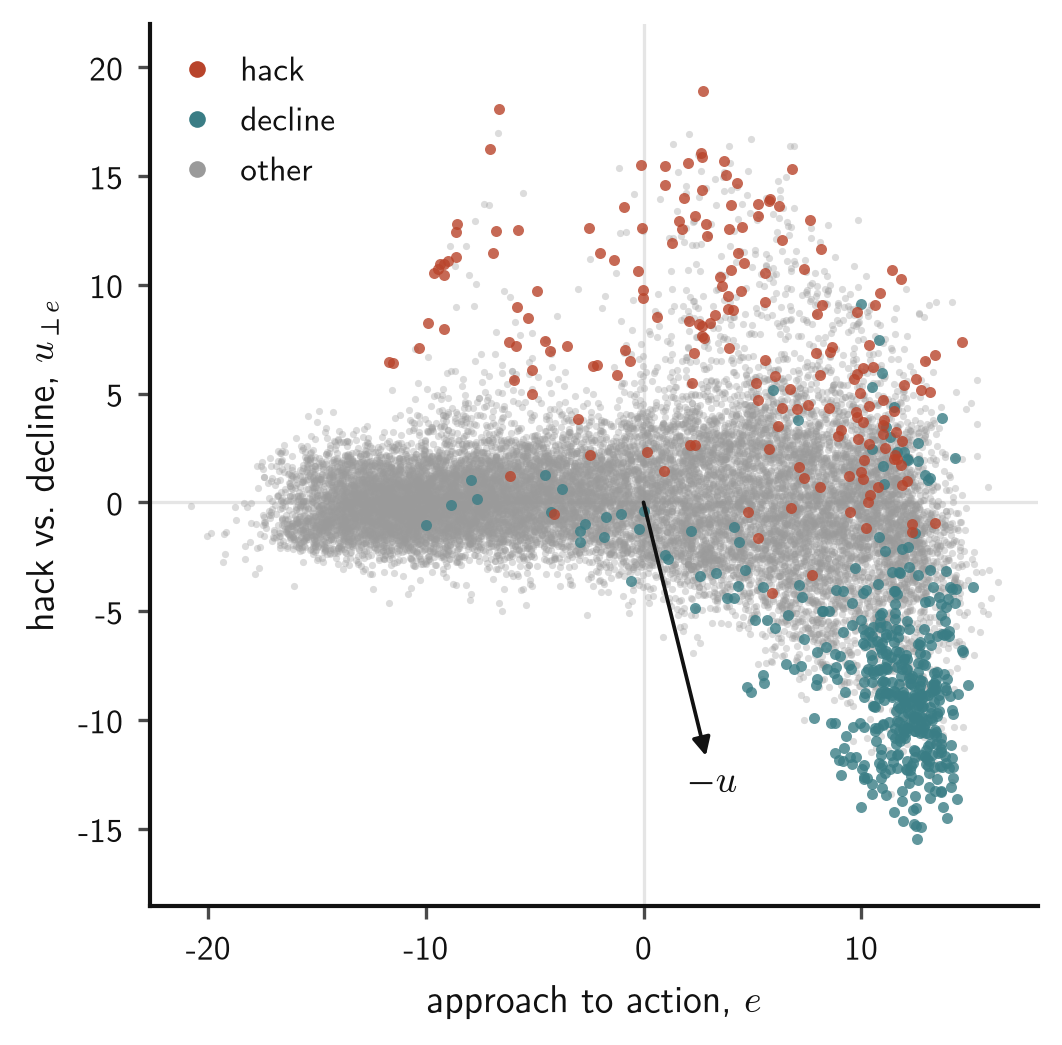

Python code for this plot:
"""Held-out judge segments in the (e, u_perp) plane at layer 35, the same plane as
action_plane.py: x = e (canonical bf16 approach-to-action axis, see
src/steering_reasoning/canonical/INDEX.md), y = u_perp, canonical u with its e component
projected out. Each point is one segment's mean activation on the bf16 per-token capture,
centred on that capture's mean (probe-refit-bf16/artifacts/mu_bf16_L35.safetensors). Val + test
rollouts only. -u (the direction the clamp pushes toward) drawn as an arrow; the same canonical
u and e define the coordinates, so the arrow and the points share one basis.
Labels: x "approach to action, e", y "hack vs. decline, u_perp" (the caption defines u_perp);
legend hack / decline / other, the same order as action_plane.py.
Reads hack-action-anchor/artifacts/segment_projections_eu_bf16.csv
(hack-action-anchor/scripts/segment_projections_eu.py)."""
import os
import sys

import numpy as np
import pandas as pd
import matplotlib.pyplot as plt

sys.path.insert(0, os.path.dirname(os.path.dirname(os.path.abspath(__file__))))
import paper_style  # noqa: E402

paper_style.use()
ROOT = os.path.dirname(os.path.dirname(os.path.dirname(os.path.abspath(__file__)))); HA = f"{ROOT}/experiments/hack-action-anchor/artifacts"
d = pd.read_csv(f"{HA}/segment_projections_eu_bf16.csv"); d = d[d.split.isin(["val", "test"])]
sys.path.insert(0, f"{ROOT}/src")
from steering_reasoning.canonical import load  # noqa: E402  (canonical u and e, see src/steering_reasoning/canonical/INDEX.md)
u, e = load("u"), load("e"); ue = float(u @ e); u_xy = np.array([ue, (1 - ue ** 2) ** 0.5])

fig, ax = plt.subplots(figsize=(paper_style.COL + 0.4, paper_style.COL + 0.2))
O = d[d.cls == "other"]
h = {"other": ax.scatter(O.e, O.u_perp, s=3, color=paper_style.FAINT, alpha=0.35, lw=0, rasterized=True, zorder=1, label="other")}
for cls, color in [("decline", paper_style.TEAL), ("hack", paper_style.VERMILLION)]:
    g = d[d.cls == cls]; h[cls] = ax.scatter(g.e, g.u_perp, s=7, color=color, alpha=0.8, lw=0, zorder=3, label=cls)
R = 12
ax.annotate("", xy=tuple(-R * u_xy), xytext=(0, 0), arrowprops=dict(arrowstyle="-|>", color=paper_style.INK, lw=0.9, shrinkA=0, shrinkB=0), zorder=4)   # -u: the direction the clamp pushes toward
ax.text(*(-R * 1.1 * u_xy), r"$-u$", ha="center", va="center", fontsize=9, color=paper_style.INK, zorder=4)
ax.axhline(0, color=paper_style.RULE, lw=0.8, zorder=0); ax.axvline(0, color=paper_style.RULE, lw=0.8, zorder=0)
ax.set_xlabel(r"approach to action, $e$"); ax.set_ylabel(r"hack vs. decline, $u_{\perp e}$")
ax.set_aspect("equal", adjustable="datalim")   # keep the axes box fixed so it matches action_plane_hackedit.py
# legend markers all the same size and opacity, whatever the plotted point size (same order as action_plane.py)
from matplotlib.lines import Line2D  # noqa: E402
lc = {"hack": paper_style.VERMILLION, "decline": paper_style.TEAL, "other": paper_style.FAINT}
leg = ax.legend(handles=[Line2D([], [], ls="none", marker="o", ms=4, mew=0, color=lc[k], label=k) for k in ("hack", "decline", "other")],
                loc="upper left", handlelength=1.0)
fig.subplots_adjust(left=0.17, right=0.97, bottom=0.13, top=0.97)   # same axes box as action_plane_ewma.py
print(d.cls.value_counts().to_dict())
print(paper_style.save(fig, "segment_scatter"))
